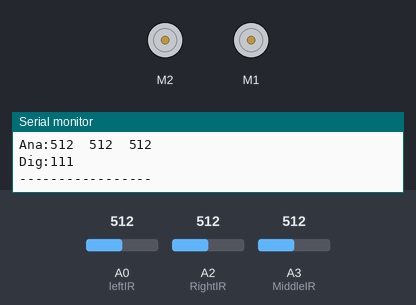
Bench run of a program on a simulated Arduino Uno WiFi Rev2. Parts: 2 × DC motor (green arrow = forward, orange = backward, longer = faster), the last lines printed to the serial monitor. The test bench sets the inputs (shaded band); at power-on: A0 (leftIR) = 512, A2 (RightIR) = 512, A3 (MiddleIR) = 512.

Above: at 0.79 s.
1.3 s: A0 (leftIR) set to 163
4.3 s: A0 (leftIR) set to 137
At 5.3 s:
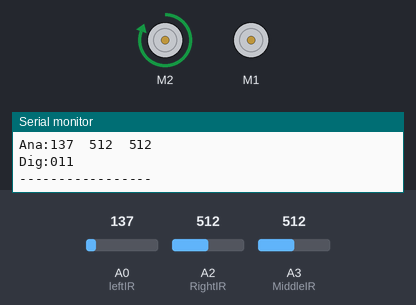
5.8 s: A2 (RightIR) set to 159
8.8 s: A2 (RightIR) set to 134
At 9.8 s:
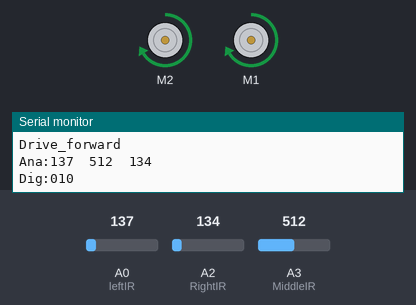
10.4 s: A0 (leftIR) set to 233
11.9 s: A0 (leftIR) set to 268
At 12.9 s:
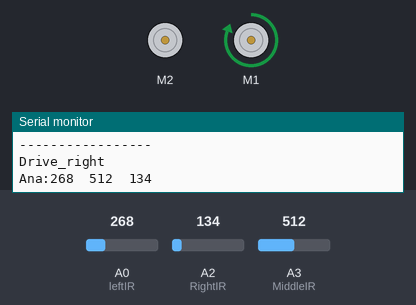
Timing chart, 0 to 14.4 s (numbered marks = the images above; inputs shaded):
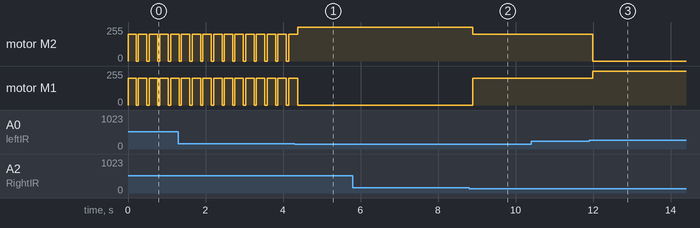

The program:

main.cpp
```cpp
#include <Arduino.h>
#include <Wire.h>
#include <Adafruit_MotorShield.h>
#include "utility/Adafruit_MS_PWMServoDriver.h"
#include <SPI.h>

#define leftIR A0
#define MiddleIR A3
#define RightIR A2
#define IRthresh 200
#define IRmargin 50

#define SpeedStraight 200
#define RotationSpeedLow 0
#define RotationSpeedHigh 255

Adafruit_MotorShield AFMS = Adafruit_MotorShield();
Adafruit_DCMotor *leftMotor = AFMS.getMotor(2);
Adafruit_DCMotor *rightMotor = AFMS.getMotor(1);

bool digLeft = false;
bool digMiddle = true;
bool digRight = false;

int no_read_counter = 0;


void setup() {
  // put your setup code here, to run once:
  AFMS.begin();
  pinMode(leftIR, INPUT);
  pinMode(MiddleIR, INPUT);
  pinMode(RightIR, INPUT);
  Serial.begin(9600);
}

void loop() {
  // put your main code here, to run repeatedly:

  int anaLeft = analogRead(leftIR);
  int anaMiddle = analogRead(MiddleIR);
  int anaRight = analogRead(RightIR);

  if (anaLeft >= (IRthresh + IRmargin)) {
    digLeft = true;
  }
  if (anaLeft <= (IRthresh - IRmargin)) {
    digLeft = false;
  }

  if (anaMiddle >= (IRthresh + IRmargin)) {
    digMiddle = true;
  }
  if (anaMiddle <= (IRthresh - IRmargin)) {
    digMiddle = false;
  }

  if (anaRight >= (IRthresh + IRmargin)) {
    digRight = true;
  }
  if (anaRight <= (IRthresh - IRmargin)) {
    digRight = false;
  }

  // Serial.println("left:");
  // Serial.println(anaLeft);
  // Serial.println(digLeft);

  // Serial.println("middle:");
  // Serial.println(anaMiddle);
  // Serial.println(digMiddle);

  // Serial.println("right:");
  // Serial.println(anaRight);
  // Serial.println(digRight);

  Serial.print("Ana:");
  Serial.print(anaLeft);
  Serial.print("\t");
  Serial.print(anaMiddle);
  Serial.print("\t");
  Serial.print(anaRight);
  Serial.print("\n");

  Serial.print("Dig:");
  Serial.print(digLeft);
  Serial.print(digMiddle);
  Serial.print(digRight);
  Serial.print("\n");

  Serial.print("-----------------");
  Serial.print("\n");
  //digMiddle = 1;

 if (digLeft==0 && digMiddle==1 && digRight==0) {
    Serial.print("Drive_forward\n");
    leftMotor->run(FORWARD);
    leftMotor->setSpeed(SpeedStraight);
    rightMotor->run(FORWARD);
    rightMotor->setSpeed(SpeedStraight);
  }
  else if (digLeft==1 && digRight==0) {
    Serial.print("Drive_right\n");
    leftMotor->run(FORWARD);
    leftMotor->setSpeed(RotationSpeedLow);
    rightMotor->run(FORWARD);
    rightMotor->setSpeed(RotationSpeedHigh);
  }

  else if (digLeft==0 && digRight==1) {
    Serial.print("Drive_left\n");
    leftMotor->run(FORWARD);
    leftMotor->setSpeed(RotationSpeedHigh);
    rightMotor->run(FORWARD);
    rightMotor->setSpeed(RotationSpeedLow);
  }

  else{
    no_read_counter++;
    if(no_read_counter<5)
    {
      Serial.print("Drive_forward\n");
      leftMotor->run(FORWARD);
      leftMotor->setSpeed(SpeedStraight);
      rightMotor->run(FORWARD);
      rightMotor->setSpeed(SpeedStraight);
    }else{
      leftMotor->run(RELEASE);
      leftMotor->setSpeed(0);
      rightMotor->run(RELEASE);
      rightMotor->setSpeed(0);
      no_read_counter = 0;
    }

  }
}
```

Measured:
- the behaviour switches between 151 and 150 on A0 (leftIR) (found by bisection; images 0 and 1)
- the behaviour switches between 151 and 150 on A2 (RightIR) (found by bisection; images 1 and 2)
- the behaviour switches between 249 and 250 on A0 (leftIR) (found by bisection; images 2 and 3)
- after the input at 4.3 s, motor M1: goes on until 4.4 s, then stays stopped
- after the input at 8.8 s, motor M2: forward 255/255 → forward 200/255 after 0.10 s; motor M1: stopped → forward 200/255 after 0.10 s
- after the input at 11.9 s, motor M2: forward 200/255 → stopped after 0.09 s; motor M1: forward 200/255 → forward 255/255 after 0.09 s
- by itself, motor M2, motor M1: alternates forward 200/255 for 0.22 s and stopped for 0.06 s
